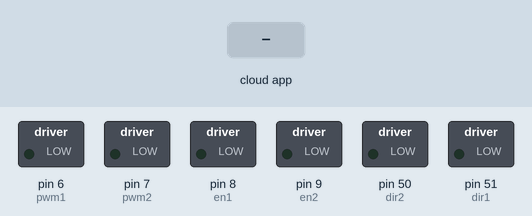
The sketch below on a simulated Arduino Mega 2560, built with avr-gcc and run on an emulated ATmega2560. On the bench: switched loads named in the sketch (green lamp = pin HIGH). The inputs (shaded band) are chosen by the test bench. The ROS host is connected and sends only what is stated.

Above: at 1.2 s.
1.3 s: the phone or cloud app sets linear.x to -100
At 2.1 s:
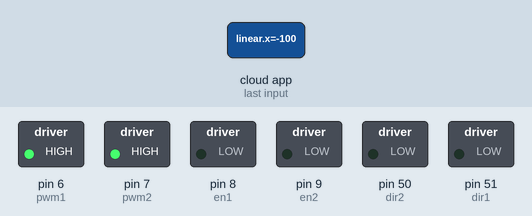
2.8 s: the phone or cloud app sets linear.x to 100
At 3.3 s:
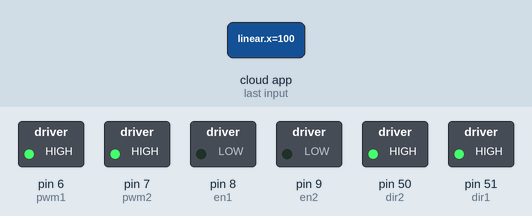
4.3 s: the phone or cloud app sets linear.x to 0
At 5.5 s:
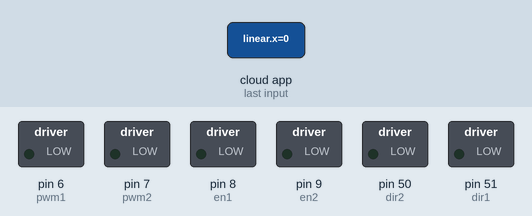
5.8 s: the phone or cloud app sets angular.z to -100
At 6.7 s:
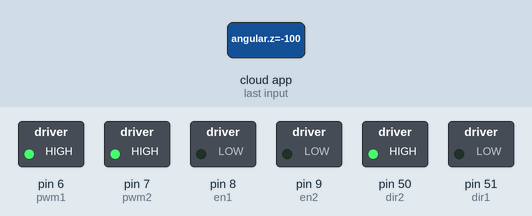
7.3 s: the phone or cloud app sets angular.z to 100
At 7.9 s:
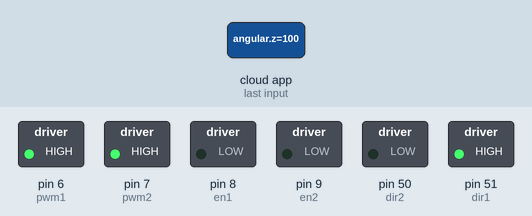
8.8 s: the phone or cloud app sets angular.z to 0
At 10.2 s:
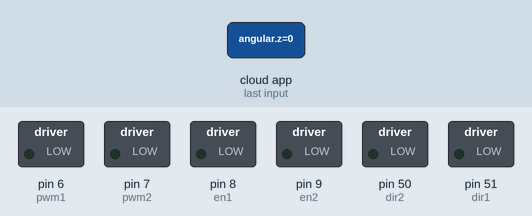
Timing chart, 0 to 11.3 s (numbered marks = the images above; inputs shaded):
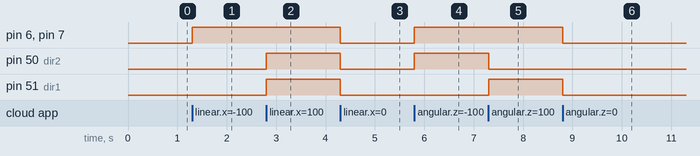

Measured:
- after the input at 1.3 s, pin 6 (pwm1), pin 7 (pwm2): LOW → HIGH at once
- after the input at 2.8 s, pin 50 (dir2), pin 51 (dir1): LOW → HIGH at once
- after the input at 4.3 s, pin 6 (pwm1), pin 7 (pwm2), pin 50 (dir2), pin 51 (dir1): HIGH → LOW at once
- after the input at 5.8 s, pin 6 (pwm1), pin 7 (pwm2), pin 50 (dir2): LOW → HIGH at once
- after the input at 7.3 s, pin 50 (dir2): HIGH → LOW at once; pin 51 (dir1): LOW → HIGH at once
- after the input at 8.8 s, pin 6 (pwm1), pin 7 (pwm2), pin 51 (dir1): HIGH → LOW at once

The sketch:

WT-600_manual.ino
```cpp
#if (ARDUINO >= 100)
#include <Arduino.h>
#else
#include <WProgram.h>
#endif
#include <ros.h>
#include <geometry_msgs/Twist.h>
// Pin variables for motors.
const int dir1 = 51;
const int dir2 = 50;
const int en1 = 8;
const int en2 = 9;
const int pwm1 = 6; //8;
const int pwm2 = 7;
int pwm = 255;//255//150

ros::NodeHandle nh;

void MoveFwd() {
     digitalWrite(dir1, HIGH);
     digitalWrite(dir2,HIGH);
     // digitalWrite(pwm1, pwm);
    // digitalWrite(pwm2, pwm);
     analogWrite(pwm1, pwm);
     analogWrite(pwm2, pwm);
}

void MoveStop() {
     digitalWrite(dir1, LOW);
     digitalWrite(dir2,LOW);
     analogWrite(pwm1, 0);
     analogWrite(pwm2, 0);
}

void MoveLeft() {
     digitalWrite(dir1, LOW);
     digitalWrite(dir2,HIGH);
     analogWrite(pwm1, pwm);
     analogWrite(pwm2, pwm);
}

void MoveRight() {
     analogWrite(pwm1, pwm);
     analogWrite(pwm2, pwm);
     digitalWrite(dir1, HIGH);
     digitalWrite(dir2,LOW);
}

void MoveBack() {
     analogWrite(pwm1, pwm);
     analogWrite(pwm2, pwm);
     digitalWrite(dir1, LOW);
     digitalWrite(dir2,LOW);
}

void cmd_vel_cb(const geometry_msgs::Twist & msg) {
     // Read the message. Act accordingly.
     // We only care about the linear x, and the rotational z.
     const float x = msg.linear.x;
     const float z_rotation = msg.angular.z;
     // pwm = int(msg.linea/r.y);
     // Decide on the morot state we need, according to command.
     if (x > 0 && z_rotation == 0) {
         MoveFwd();
     }
    else if (x == 0 && z_rotation == 1) {
        MoveRight();
    }
    else if (x == 0 && z_rotation < 0) {
        MoveLeft();
    }
     else if (x < 0 && z_rotation == 0) {
        MoveBack();
    }
    else{
        MoveStop();
     }
}

ros::Subscriber<geometry_msgs::Twist> sub("cmd_vel", cmd_vel_cb);

void setup() {
     pinMode(dir1, OUTPUT);
     pinMode(en1,  OUTPUT);
     pinMode(dir2, OUTPUT);
     pinMode(en2,  OUTPUT);
     pinMode(pwm1, OUTPUT);
     pinMode(pwm2, OUTPUT);

     nh.initNode();
     nh.subscribe(sub);
}

void loop() {
nh.spinOnce();
delay(1);
}
```
